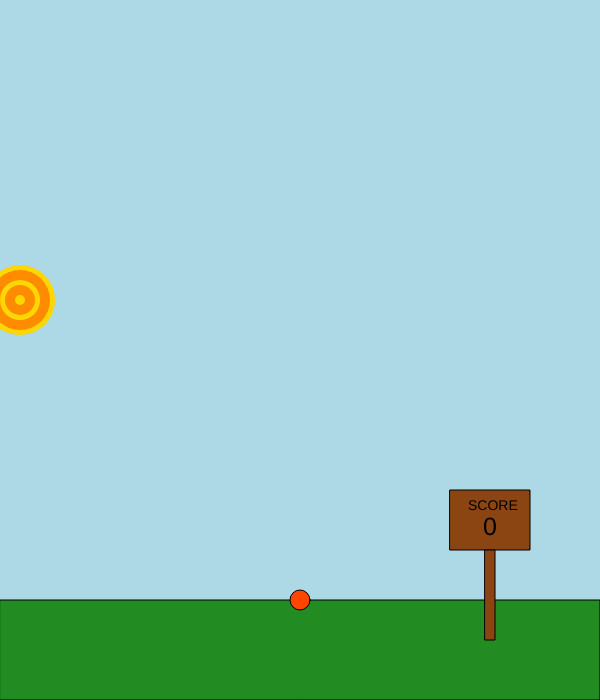
Frame 1 (no input)
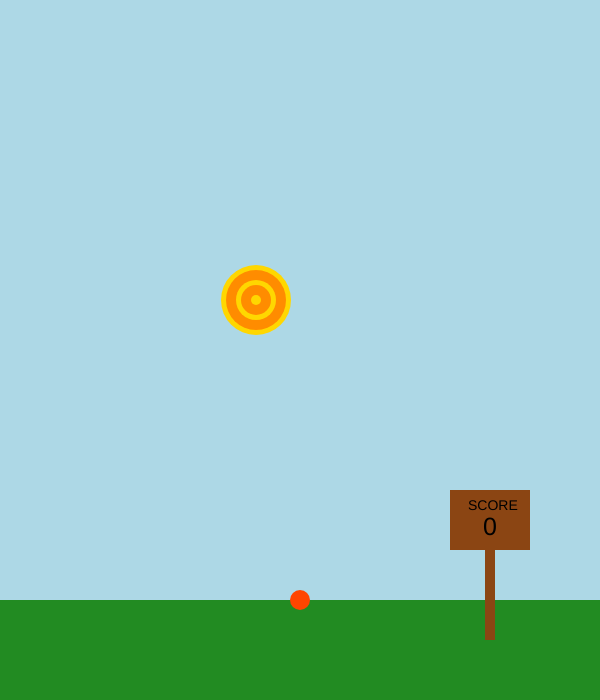
Frame 60 (no input)
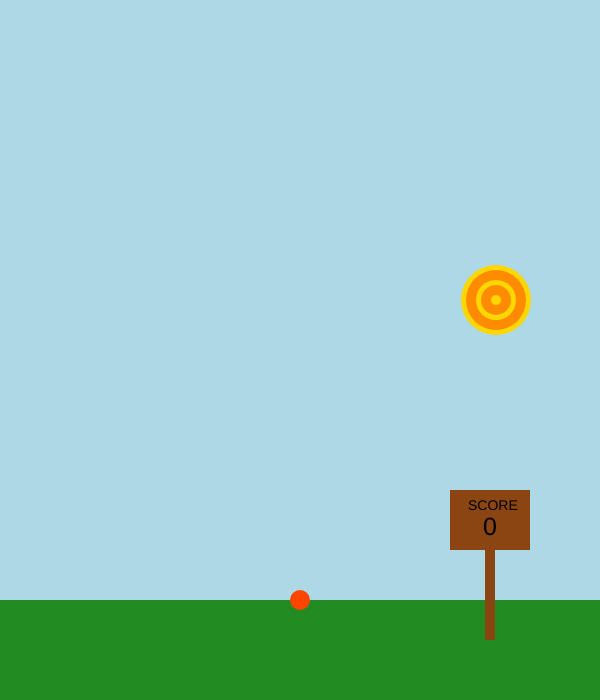
Frame 120 (the mouse pressed at the canvas centre since frame 60)

The p5.js sketch that drew these frames (run headless with seeded random() and noise() and a simulated clock; from frame 60 on, the mouse is pressed at the canvas centre):

// p5.js sketch
// ── sketch.js
let X = 300;
let Y = 600;
let vel = 0;
let X2 = 20;
let Y2 = 300;
let vel2 = 4;
let score = 0;

function setup() {
  createCanvas(600, 700);
}

function draw() {
  background(173, 216, 230); // Light blue background (sky)
  
  fill(34, 139, 34); // Green ground
  rect(0, 600, 600, 100);

  fill(139, 69, 19); // Brown target base
  rect(450, 490, 80, 60);
  rect(485, 550, 10, 90);
  
  fill(0); // Black text
  textSize(14);
  text("SCORE", 468, 510);
  textSize(25);
  text(score, 483, 535);

  fill(255, 69, 0); // Orange circles for the shot
  ellipse(X, Y, 20, 20);
  noStroke();

  fill(255, 215, 0); // Gold circles for the target
  ellipse(X2, Y2, 70, 70);
  fill(255, 140, 0); // Dark orange circles
  ellipse(X2, Y2, 60, 60);
  fill(255, 215, 0); // Gold circles
  ellipse(X2, Y2, 40, 40);
  fill(255, 140, 0); // Dark orange circles
  ellipse(X2, Y2, 30, 30);
  fill(255, 215, 0); // Gold circles
  ellipse(X2, Y2, 10, 10);

  X2 += vel2; // Move target to the right

  Y += vel; // Move shot upwards

  if (Y < 250) { // Reset shot if it misses
    vel = 0;
    Y = 600;
  }

  if (X2 > width) X2 = 20; // Reset target position

  if (dist(X, Y, X2, Y2) < 45) { // Check collision between shot and target
    X2 = 20; // Reset target position
    Y = 600; // Reset shot position
    vel = 0;
    score++; // Increase score
  }
}

function keyPressed() {
  vel = -5; // Move shot upwards when key is pressed
}
